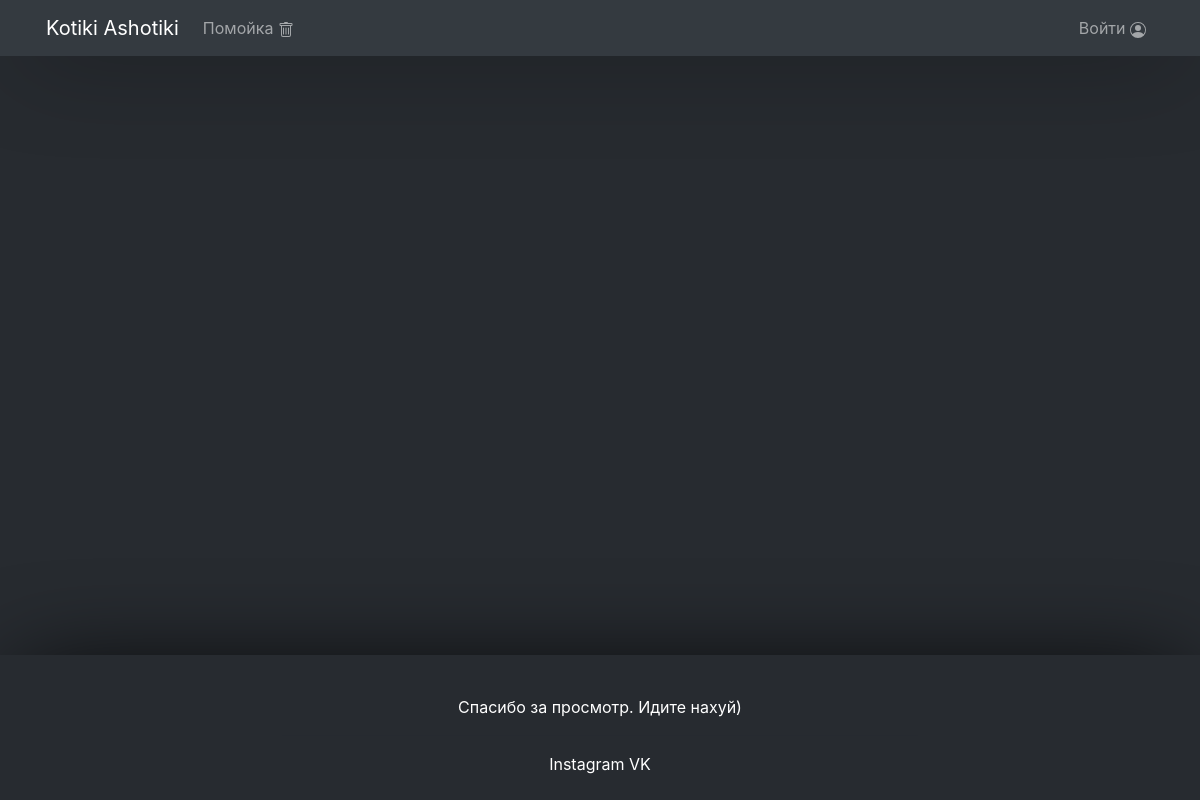
The page /msg/195 on the database as committed earlier.
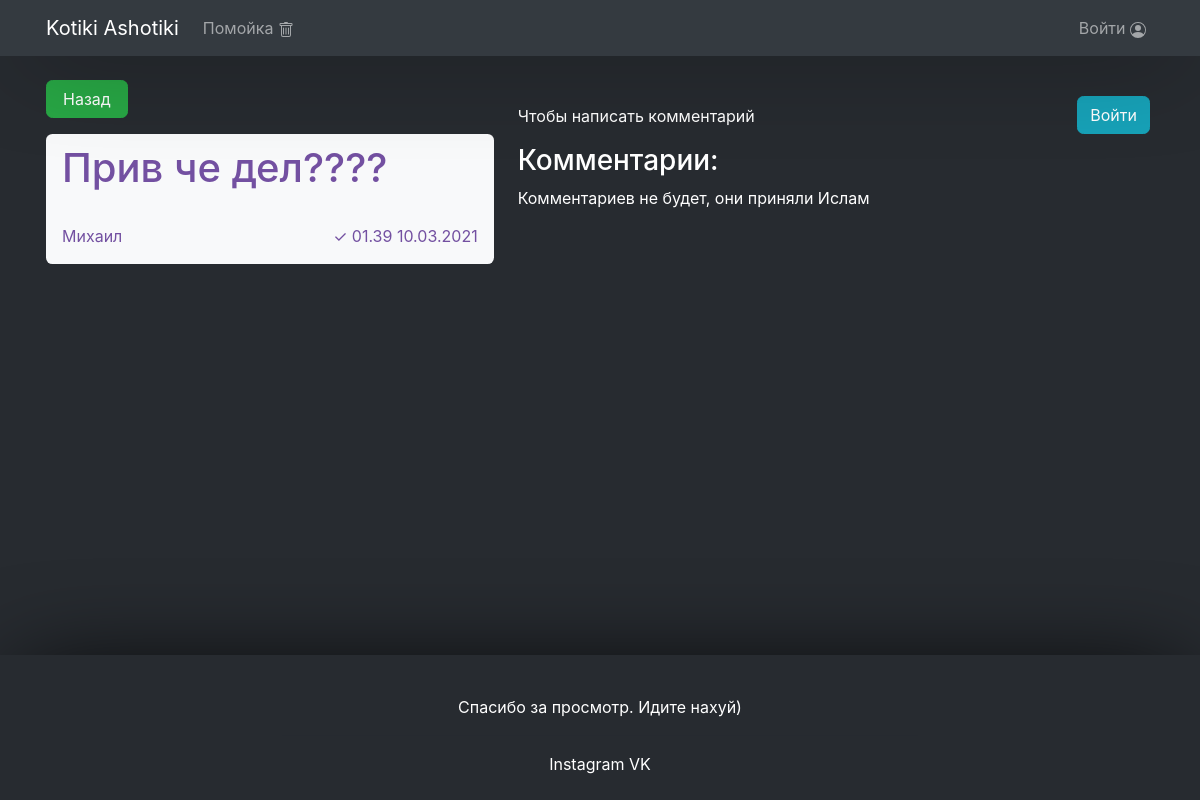
The same page on the database as committed later.
### msg/models.py (models this page shows, shortened)
class Message(models.Model):
    user = models.CharField('Пользователь', max_length=120)
    text = models.CharField('Текст', max_length=10000)
    date = models.DateTimeField(auto_now_add=True)
    picture = models.CharField('Изображение', blank=True, null=True, max_length=100, default='none')
    picture_file = models.ImageField('Пикча', upload_to='msg', blank=True, max_length=200, default='none')
    BG_COLOR_CHOICE = [
        ('bg-dark', 'Темный фон'),
        ('bg-light', 'Светлый фон'),
        ('bg-primary','Фиолетовый фон'),
        ('bg-success', 'Зеленый фон'),
        ('bg-danger', 'Красный фон'),
        ('bg-warning', 'Желтый фон'),
        ('bg-info', 'Голубой фон')]
    card_bg_color_choice = models.CharField('Цвет фона', max_length=100, choices=BG_COLOR_CHOICE, default='bg-dark')
    FONT_COLOR_CHOICE = [
        ('text-white', 'Белый текст'),
        ('text-dark', 'Темный текст'),
        ('text-primary', 'Фиолетовый текст'),
        ('text-secondary', 'Серый текст'),
        ('text-warning', 'Желтый текст'),
        ('text-danger', 'Красный текст'),
        ('text-success', 'Зеленый цвет'),
        ('text-info', 'Голубой цвет')]
    card_font_color_choice = models.CharField('Цвет текста', max_length=100, choices=FONT_COLOR_CHOICE, default='text-white')
    PINNED_NEWS = [('False','no'), ('True','Pined'), ('None','Hide')]
    top = models.CharField('Pine', blank=True, null=True, max_length=100, choices=PINNED_NEWS, default='False')
    admin_news = models.BooleanField('✓', default='False')
    class Meta():
        verbose_name = 'Новость'
        verbose_name_plural = 'Новости'

### msg/views.py (the view, shortened to what this page needs)
# urls.py: path('<int:id>', views.msg_id, name="msg_id"),
def msg_id(request, id):
    message = Message.objects.filter(id=id).all()
    comments = Comment.objects.filter(new=id).all()
    form = CommentForm()
    data = {
        'message': message,
        'comments': comments,
        'form': form,
    }
    return render(request, 'msg/msg_id.html', data)

### msg/templates/msg/msg_id.html (shortened to what this page needs)
{% extends 'wrapper.html' %}
{% block static %}
  <link rel="stylesheet" href="/static/msg/css/msg.css">
{% endblock %}
{% block content %}
<div class="row">
{% for msg in message %}
	<div class="{%if msg.picture_file != 'none' or msg.picture != 'none' %}
              col-lg-7{%else%}col-lg-5{%endif%}">
    <a class="btn btn-success rounded mb-md-4 mb-lg-3
              pl-md-4 pr-md-4 pl-lg-3 pr-lg-3"
       href="/msg/#msg{{msg.id}}">
      Назад
    </a>
      <div id="msg_id"
           class="card {{ msg.card_bg_color_choice }} mb-4 p-0 rounded
                                {{ msg.card_font_color_choice }} border-0">
        <div class="card_header pt-lg-2 pb-lg-2 p-md-3">
          {{ msg.text|safe|linebreaks }}
        </div>
        <div class="card-body">
          <span class="card-text float-right">
            {% if msg.admin_news == True %} ✓ {% endif %}
            {{ msg.date|date:'H.i  d.m.Y' }}
          </span>
          <span class="">
            {{ msg.user }}
          </span>
        </div>
      </div>
	</div>
  <div class="{%if msg.picture_file != 'none' or msg.picture != 'none'%}
              col-lg-5{%else%}col-lg-7{%endif%}">
    <div class="mt-3">
      {% if user.is_authenticated %}
        <form method="post"
              enctype="multipart/form-data">
          {% csrf_token %}
          {{ form.text }}
          <div class="row justify-content-md-end ml-1 mr-1">
            <button class="col-md-4 col-lg-3 btn btn-success rounded"
                    type="submit">
              Отправить
            </button>
          </div>
        </form>
      {% else %}
        <div class="row justify-content-between mr-1">
          <div class="col-9 pr-0">
            <p class="mt-2">Чтобы написать комментарий</p>
          </div>
          <div class="col-2 pl-0 pr-0 text-right">
            <a class="btn btn-info rounded"
               href="{% url 'login' %}">
              Войти
            </a>
          </div>
        </div>
      {% endif %}
    </div>
    <div id="comments">
      <h3>Комментарии:
      </h3>
      {% if comments %}
        {% for m in comments %}
          <div class="mt-md-4 mt-lg-3 p-2 bg-dark text-white rounded">
            <p class="ml-md-3 ml-lg-1 mt-md-2 mt-lg-1 mb-md-2 mb-lg-0">
              {{ m.text|safe }}
            </p>
            <hr class="m-lg-2">
            <div class="row">
              <div class="col-6">
                <p class="ml-md-3 ml-lg-1 mb-0 pr-1">
                  {{ m.user.first_name }}
                </p>
              </div>
              <div class="col-6">
                <p class="mr-md-3 mr-lg-1 mb-md-2 mb-lg-0 text-right">
                  {{ m.date|date:'H.i d.m.Y' }}
                </p>
              </div>
            </div>
          </div>
        {% endfor %}
        <br>
      {% else %}
        <p>Комментариев не будет, они приняли Ислам</p>
      {% endif %}
    </div>
  </div>
{% endfor %}
</div>
{% endblock %}

### main/templates/wrapper.html (shortened to what this page needs)
<!DOCTYPE html>
{% load static %}
<html lang="en">
  <head>
    <link rel="stylesheet" href="/static/css/bootstrap5/bootstrap.min.css">
    <link rel="stylesheet" href="/static/css/general.css">
    {% block static %} {% endblock %}
  </head>
  <body>
    {% include 'includes/header.html' %}
    <div class="content container">
      {% block content %} {% endblock %}
    </div>
    {% include 'includes/footer.html' %}
  </body>
</html>

### main/templates/includes/header.html
{% block header %}
<div class="header bg-dark">
<div class="container navbar top navbar-expand navbar-dark">
	<a class="navbar-brand" href="{% url 'home' %}">Kotiki Ashotiki</a>
  <div class="collapse navbar-collapse" id="navbarColor02">
		<ul class="navbar-nav mr-auto">
			<li class="nav-item">
		    <a class="nav-link" href="{% url 'msg' %}">
		      Помойка {% include 'includes/icons/trash.svg' %}
		   	</a>
		  </li>
    </ul>
		<ul class="navbar-nav justify-content-end">
			<li class="nav-item">
				{% if user.is_authenticated %}
					<a 	id="user_name"
							v-model="user"
							name="{{ user.first_name }}"
							class="nav-link"
							href="{% url 'account' %}">
						{{ user.first_name }}
						{% include 'includes/icons/person-circle.svg' %}
					</a>
				{% else %}
					<a class="nav-link"
							v-model="user"
							id="user_name"
							name="Войти"
							href="{% url 'login' %}">
						Войти {% include 'includes/icons/person-circle.svg' %}
					</a>
				{% endif %}
			</li>
		</ul>
  </div>
</div>
</div>
{% endblock %}

### main/templates/includes/icons/person-circle.svg
<svg width="16" height="16" fill="currentColor" class="bi bi-person-circle" viewBox="0 0 16 16">
  <path d="M11 6a3 3 0 1 1-6 0 3 3 0 0 1 6 0z"/>
  <path fill-rule="evenodd" d="M0 8a8 8 0 1 1 16 0A8 8 0 0 1 0 8zm8-7a7 7 0 0 0-5.468 11.37C3.242 11.226 4.805 10 8 10s4.757 1.225 5.468 2.37A7 7 0 0 0 8 1z"/>
</svg>

### main/templates/includes/footer.html
<footer class="footer mt-4 p-md-4">
	<div class="container mt-3">
			<div class="row justify-content-center">
				<div class="col-md-7 col-lg-7 col-sm-12 text-center">
					<p>Спасибо за просмотр. Идите нахуй)</p>
					<hr>
					<a class="text-white"
						 href='https://instagram.com/emma.stone.lover?r=nametag'>
						Instagram
					</a>
					<a class="text-white"
						 href="https://m.vk.com/pigeons_rule_the_world">
						VK
					</a>
				</div>
			</div>
	</div>
</footer>

### main/static/css/general.css (style rules this page uses)
html, body { height: 100%; background: #272b30; color: white; font-family: -apple-system, sans-serif; }
body { display: flex; flex-direction: column; }
.footer hr { background: #272b30; }
a { text-decoration: none; }
.content, .header, .footer { box-sizing: border-box; width: 100%; z-index: 0; }
.footer { z-index: 1; background: #272b30; }
.content { flex-grow: 1; }
.header, .footer { box-shadow: 3px 3px 100px -20px black; }
.rounded { border-radius: 0.4rem!important; }
@media (min-width:992px) { .header { position: fixed; z-index: 1; } }
@media (min-width:992px) { .content { margin-top: 80px; } }

### msg/static/msg/css/msg.css (style rules this page uses)
.text-primary { color: #7350a1!important; }
#msg_id { text-decoration-line: none; }
#msg_id .card_header p { margin-bottom: 2px; }

Rows that differ between the two databases and show on the page:
added Message: text "Прив че дел????", date "01.39 10.03.2021", user "Михаил"
